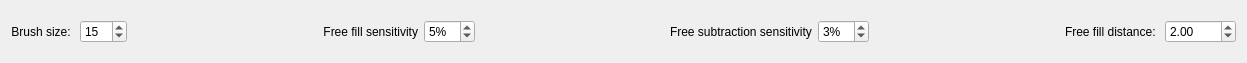
<?xml version="1.0" encoding="UTF-8"?>
<ui version="4.0">
 <class>selectToolMenu</class>
 <widget class="QWidget" name="selectToolMenu">
  <property name="geometry">
   <rect>
    <x>0</x>
    <y>0</y>
    <width>1247</width>
    <height>63</height>
   </rect>
  </property>
  <property name="windowTitle">
   <string>Form</string>
  </property>
  <property name="" stdset="0">
   <rect>
    <x>0</x>
    <y>0</y>
    <width>1296</width>
    <height>67</height>
   </rect>
  </property>
  <layout class="QHBoxLayout" name="horizontalLayout_2">
   <item>
    <layout class="QHBoxLayout" name="horizontalLayout" stretch="0,0,0,0,0,0,0,0,0,0,0">
     <item>
      <widget class="QLabel" name="label_3">
       <property name="text">
        <string>Brush size: </string>
       </property>
       <property name="alignment">
        <set>Qt::AlignRight|Qt::AlignTrailing|Qt::AlignVCenter</set>
       </property>
      </widget>
     </item>
     <item>
      <widget class="QSpinBox" name="sizeSpinBox">
       <property name="minimum">
        <number>10</number>
       </property>
       <property name="maximum">
        <number>500</number>
       </property>
       <property name="value">
        <number>15</number>
       </property>
      </widget>
     </item>
     <item>
      <spacer name="horizontalSpacer_2">
       <property name="orientation">
        <enum>Qt::Horizontal</enum>
       </property>
       <property name="sizeHint" stdset="0">
        <size>
         <width>40</width>
         <height>20</height>
        </size>
       </property>
      </spacer>
     </item>
     <item>
      <widget class="QLabel" name="label_4">
       <property name="text">
        <string>Free fill sensitivity</string>
       </property>
       <property name="alignment">
        <set>Qt::AlignRight|Qt::AlignTrailing|Qt::AlignVCenter</set>
       </property>
      </widget>
     </item>
     <item>
      <widget class="QSpinBox" name="fillSensSpinBox">
       <property name="toolTip">
        <string>How sensitive is free fill. A value of 0% would mean only a singular color is filled, while 99% woul mean almost no restrictions. 5% is recomended.</string>
       </property>
       <property name="suffix">
        <string>%</string>
       </property>
       <property name="minimum">
        <number>0</number>
       </property>
       <property name="maximum">
        <number>99</number>
       </property>
       <property name="value">
        <number>5</number>
       </property>
      </widget>
     </item>
     <item>
      <spacer name="horizontalSpacer_3">
       <property name="orientation">
        <enum>Qt::Horizontal</enum>
       </property>
       <property name="sizeHint" stdset="0">
        <size>
         <width>40</width>
         <height>20</height>
        </size>
       </property>
      </spacer>
     </item>
     <item>
      <widget class="QLabel" name="label_2">
       <property name="text">
        <string>Free subtraction sensitivity</string>
       </property>
      </widget>
     </item>
     <item>
      <widget class="QSpinBox" name="subSensSpinBox">
       <property name="toolTip">
        <string>How sensitive is free subtraction. A value of 0% would mean only a singular color is subtracted, while 99% woul mean almost no restrictions. 3% is recomended.</string>
       </property>
       <property name="suffix">
        <string>%</string>
       </property>
       <property name="minimum">
        <number>-3</number>
       </property>
       <property name="maximum">
        <number>99</number>
       </property>
       <property name="value">
        <number>3</number>
       </property>
      </widget>
     </item>
     <item>
      <spacer name="horizontalSpacer">
       <property name="orientation">
        <enum>Qt::Horizontal</enum>
       </property>
       <property name="sizeHint" stdset="0">
        <size>
         <width>40</width>
         <height>20</height>
        </size>
       </property>
      </spacer>
     </item>
     <item>
      <widget class="QLabel" name="label">
       <property name="text">
        <string>Free fill distance: </string>
       </property>
      </widget>
     </item>
     <item>
      <widget class="QDoubleSpinBox" name="distDoubleSpinBox">
       <property name="toolTip">
        <string>Distance times brush size that the algorithm will perform free fill. If set to 1.0, no free fill will occur.</string>
       </property>
       <property name="minimum">
        <double>1.000000000000000</double>
       </property>
       <property name="maximum">
        <double>1000.000000000000000</double>
       </property>
       <property name="singleStep">
        <double>0.050000000000000</double>
       </property>
       <property name="value">
        <double>2.000000000000000</double>
       </property>
      </widget>
     </item>
    </layout>
   </item>
  </layout>
 </widget>
 <resources/>
 <connections/>
</ui>
